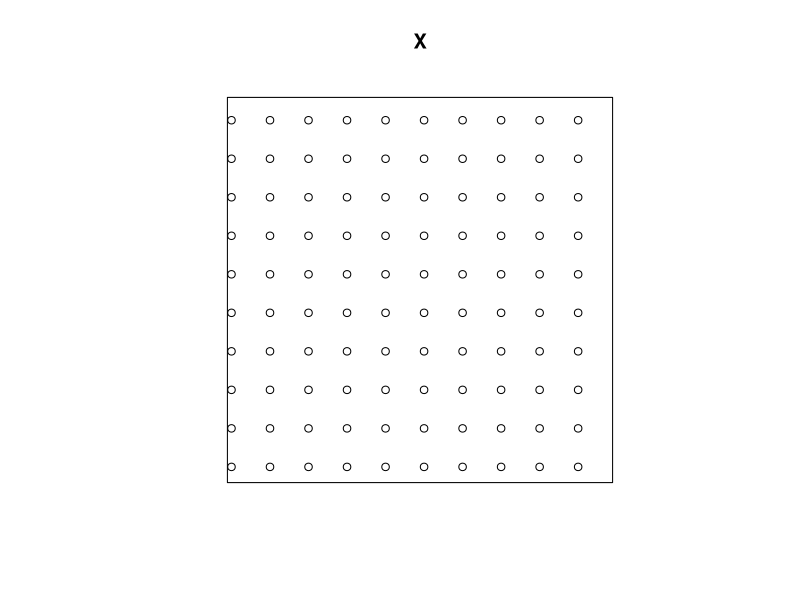
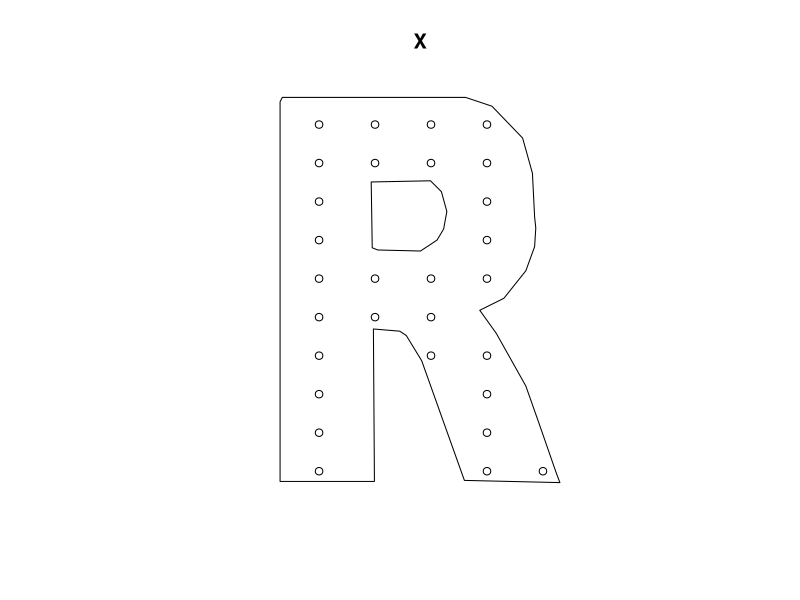

The R source for these figures, in order:
library(spatstat)


### Name: rsyst
### Title: Simulate systematic random point pattern
### Aliases: rsyst
### Keywords: spatial datagen

### ** Examples

  X <- rsyst(nx=10)
  plot(X)

  # polygonal boundary
  data(letterR)
  X <- rsyst(letterR, 5, 10)
  plot(X)
